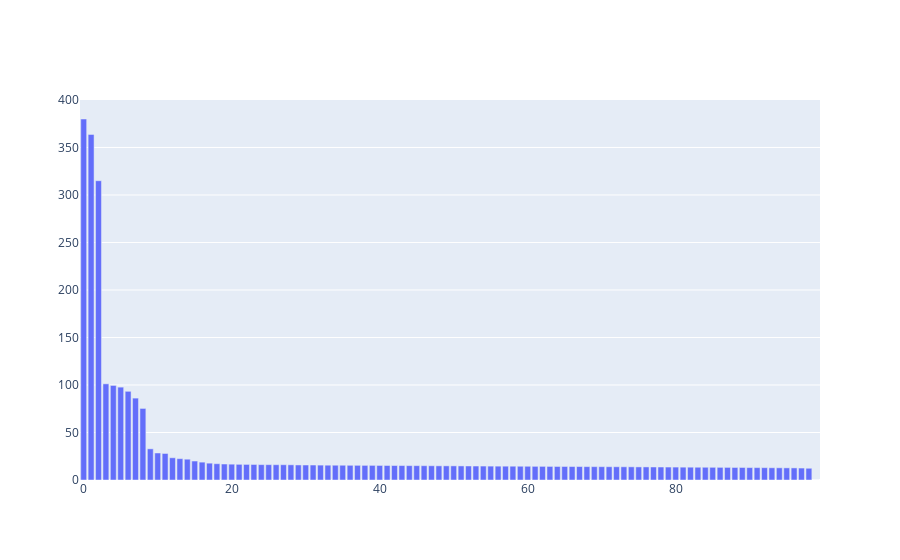

Write notebook code for a chart like this one.
### Markdown cell above
Now standardize the user history data and compute the SVD:

### Code cell
# subtract the mean
his_meanzero = his_M - np.mean(his_M, axis=1, keepdims=True)
# divide by the standard deviation
his_std = his_meanzero/np.std(his_meanzero, axis=1, keepdims=True)
# SVD
U, S, VT = np.linalg.svd(his_std, full_matrices=False)

# make a figure showing the singular values
svd_figure = pgo.Figure([pgo.Bar(x=np.arange(len(S)), y=S)])
svd_figure.show()

### Figure 1 — Plotly figure (JSON) as saved in the notebook; plotly's stock layout.template omitted (floating-point values rounded to 4 significant figures)
{"data": [{"type": "bar", "x": [0, 1, 2, 3, 4, 5, 6, 7, 8, 9, 10, 11, 12, 13, 14, 15, 16, 17, 18, 19, 20, 21, 22, 23, 24, 25, 26, 27, 28, 29, 30, 31, 32, 33, 34, 35, 36, 37, 38, 39, 40, 41, 42, 43, 44, 45, 46, 47, 48, 49, 50, 51, 52, 53, 54, 55, 56, 57, 58, 59, 60, 61, 62, 63, 64, 65, 66, 67, 68, 69, 70, 71, 72, 73, 74, 75, 76, 77, 78, 79, 80, 81, 82, 83, 84, 85, 86, 87, 88, 89, 90, 91, 92, 93, 94, 95, 96, 97, 98, 99], "y": [380.0, 363.8, 315.0, 101.2, 99.53, 97.75, 93.35, 86.19, 75.33, 32.8, 28.44, 27.91, 23.4, 22.46, 21.9, 19.97, 18.8, 17.72, 17.15, 16.82, 16.65, 16.49, 16.41, 16.34, 16.19, 16.13, 16.09, 16.08, 15.99, 15.83, 15.79, 15.76, 15.67, 15.58, 15.56, 15.53, 15.47, 15.45, 15.39, 15.39, 15.31, 15.27, 15.23, 15.21, 15.13, 15.08, 15.05, 15.0, 14.91, 14.89, 14.88, 14.82, 14.77, 14.7, 14.68, 14.61, 14.58, 14.55, 14.51, 14.48, 14.45, 14.38, 14.35, 14.3, 14.24, 14.23, 14.16, 14.15, 14.08, 14.05, 14.02, 13.99, 13.95, 13.91, 13.86, 13.79, 13.77, 13.69, 13.66, 13.64, 13.58, 13.51, 13.48, 13.43, 13.41, 13.35, 13.3, 13.26, 13.19, 13.17, 13.07, 13.04, 12.98, 12.86, 12.84, 12.78, 12.74, 12.57, 12.35, 2.465e-13]}], "layout": {}}
